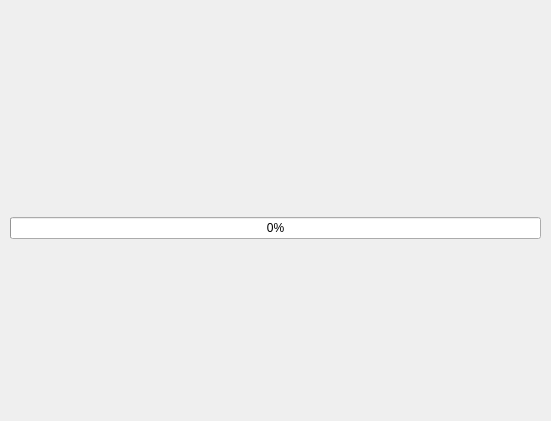
<?xml version="1.0" encoding="UTF-8"?>
<ui version="4.0">
 <class>ProgressWidget</class>
 <widget class="QWidget" name="ProgressWidget">
  <property name="geometry">
   <rect>
    <x>0</x>
    <y>0</y>
    <width>551</width>
    <height>421</height>
   </rect>
  </property>
  <property name="windowTitle">
   <string/>
  </property>
  <layout class="QVBoxLayout" name="verticalLayout">
   <property name="spacing">
    <number>20</number>
   </property>
   <property name="margin">
    <number>10</number>
   </property>
   <item>
    <spacer name="verticalSpacer">
     <property name="orientation">
      <enum>Qt::Vertical</enum>
     </property>
     <property name="sizeHint" stdset="0">
      <size>
       <width>20</width>
       <height>124</height>
      </size>
     </property>
    </spacer>
   </item>
   <item>
    <widget class="QLabel" name="label">
     <property name="text">
      <string/>
     </property>
     <property name="alignment">
      <set>Qt::AlignCenter</set>
     </property>
    </widget>
   </item>
   <item>
    <widget class="QProgressBar" name="progressBar">
     <property name="value">
      <number>0</number>
     </property>
    </widget>
   </item>
   <item>
    <spacer name="verticalSpacer_2">
     <property name="orientation">
      <enum>Qt::Vertical</enum>
     </property>
     <property name="sizeHint" stdset="0">
      <size>
       <width>20</width>
       <height>124</height>
      </size>
     </property>
    </spacer>
   </item>
  </layout>
 </widget>
 <resources/>
 <connections/>
</ui>
